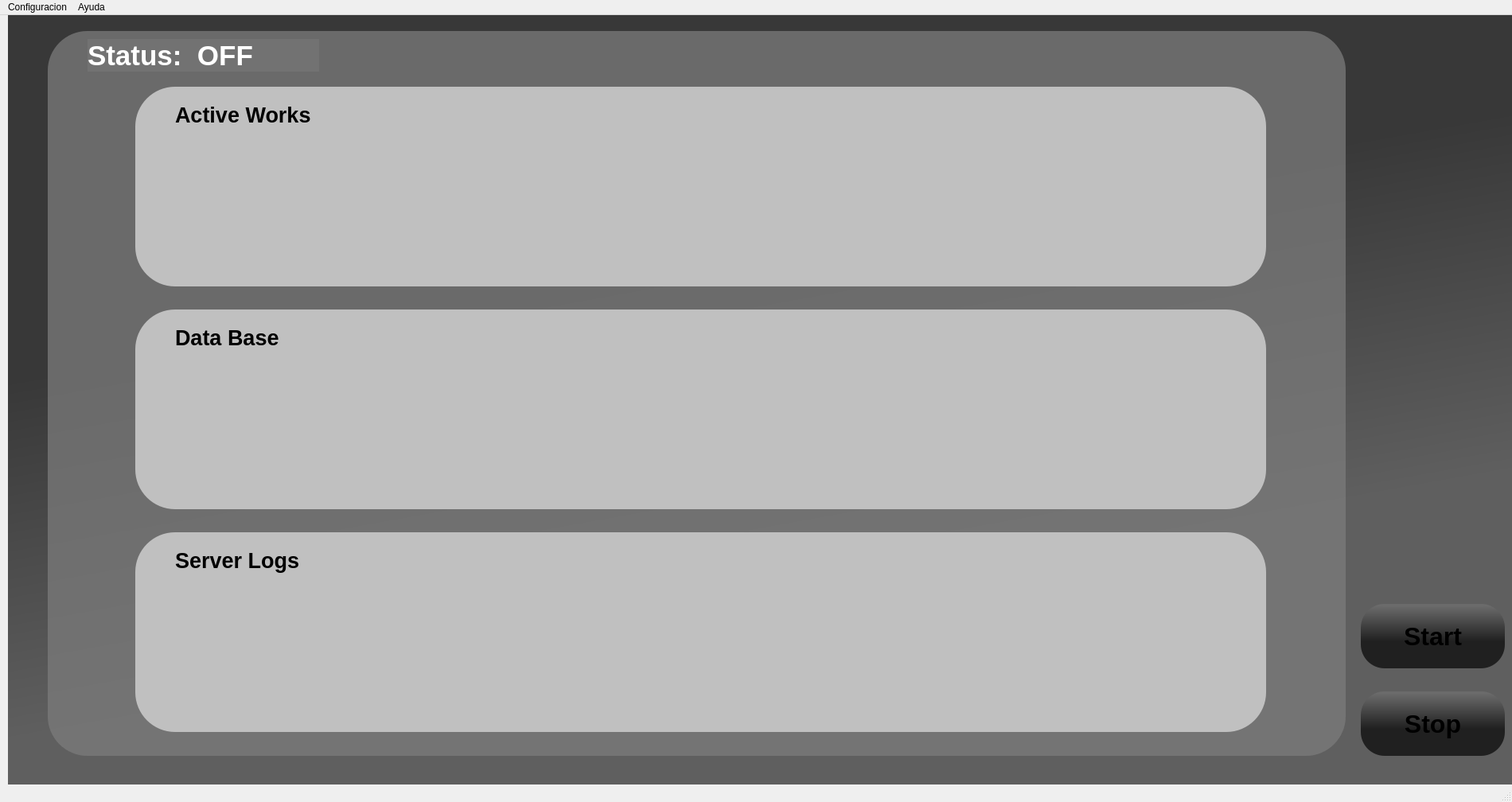
<?xml version="1.0" encoding="UTF-8"?>
<ui version="4.0">
 <class>ServerWindow</class>
 <widget class="QMainWindow" name="ServerWindow">
  <property name="geometry">
   <rect>
    <x>0</x>
    <y>0</y>
    <width>1900</width>
    <height>1008</height>
   </rect>
  </property>
  <property name="windowTitle">
   <string>MainWindow</string>
  </property>
  <widget class="QWidget" name="centralwidget">
   <widget class="QLabel" name="label">
    <property name="geometry">
     <rect>
      <x>10</x>
      <y>0</y>
      <width>1900</width>
      <height>981</height>
     </rect>
    </property>
    <property name="styleSheet">
     <string notr="true">background-color: qlineargradient(spread:pad, x1:0.721889, y1:0.211, x2:0.917, y2:0.772591, stop:0.0111111 rgba(56, 56, 56, 255), stop:0.744444 rgba(95, 95, 95, 255));</string>
    </property>
    <property name="text">
     <string/>
    </property>
   </widget>
   <widget class="QScrollArea" name="scrollArea">
    <property name="geometry">
     <rect>
      <x>60</x>
      <y>20</y>
      <width>1631</width>
      <height>911</height>
     </rect>
    </property>
    <property name="minimumSize">
     <size>
      <width>1515</width>
      <height>800</height>
     </size>
    </property>
    <property name="maximumSize">
     <size>
      <width>16777215</width>
      <height>1000</height>
     </size>
    </property>
    <property name="styleSheet">
     <string notr="true">border-radius: 50px;
background-color: rgba(122, 122, 122, 50%);</string>
    </property>
    <property name="widgetResizable">
     <bool>true</bool>
    </property>
    <widget class="QWidget" name="scrollAreaWidgetContents">
     <property name="geometry">
      <rect>
       <x>0</x>
       <y>0</y>
       <width>1631</width>
       <height>911</height>
      </rect>
     </property>
     <widget class="QFrame" name="found_frame">
      <property name="geometry">
       <rect>
        <x>110</x>
        <y>70</y>
        <width>1421</width>
        <height>251</height>
       </rect>
      </property>
      <property name="minimumSize">
       <size>
        <width>0</width>
        <height>0</height>
       </size>
      </property>
      <property name="maximumSize">
       <size>
        <width>2000</width>
        <height>2000</height>
       </size>
      </property>
      <property name="styleSheet">
       <string notr="true">border-radius: 50px;
background-color: rgb(192, 192, 192);
border-width: 5;
border-color: rgb(0, 0, 0);
</string>
      </property>
      <property name="frameShape">
       <enum>QFrame::Shape::StyledPanel</enum>
      </property>
      <property name="frameShadow">
       <enum>QFrame::Shadow::Raised</enum>
      </property>
      <widget class="QLabel" name="label_3">
       <property name="geometry">
        <rect>
         <x>50</x>
         <y>20</y>
         <width>221</width>
         <height>31</height>
        </rect>
       </property>
       <property name="font">
        <font>
         <family>Arial</family>
         <pointsize>20</pointsize>
         <bold>true</bold>
        </font>
       </property>
       <property name="styleSheet">
        <string notr="true">color: rgb(0, 0, 0);</string>
       </property>
       <property name="text">
        <string>Active Works</string>
       </property>
      </widget>
      <widget class="QTableWidget" name="active_works_tableWidget">
       <property name="geometry">
        <rect>
         <x>55</x>
         <y>60</y>
         <width>1311</width>
         <height>171</height>
        </rect>
       </property>
      </widget>
     </widget>
     <widget class="QFrame" name="need_frame">
      <property name="geometry">
       <rect>
        <x>110</x>
        <y>350</y>
        <width>1421</width>
        <height>251</height>
       </rect>
      </property>
      <property name="minimumSize">
       <size>
        <width>0</width>
        <height>0</height>
       </size>
      </property>
      <property name="maximumSize">
       <size>
        <width>2000</width>
        <height>500</height>
       </size>
      </property>
      <property name="styleSheet">
       <string notr="true">border-radius: 50px;
background-color: rgb(192, 192, 192);
border-width: 5;
border-color: rgb(0, 0, 0);
</string>
      </property>
      <property name="frameShape">
       <enum>QFrame::Shape::StyledPanel</enum>
      </property>
      <property name="frameShadow">
       <enum>QFrame::Shadow::Raised</enum>
      </property>
      <widget class="QLabel" name="label_5">
       <property name="geometry">
        <rect>
         <x>50</x>
         <y>20</y>
         <width>221</width>
         <height>31</height>
        </rect>
       </property>
       <property name="font">
        <font>
         <family>Arial</family>
         <pointsize>20</pointsize>
         <bold>true</bold>
        </font>
       </property>
       <property name="styleSheet">
        <string notr="true">color: rgb(0, 0, 0);</string>
       </property>
       <property name="text">
        <string>Data Base</string>
       </property>
      </widget>
      <widget class="QTableWidget" name="data_base_tableWidget">
       <property name="geometry">
        <rect>
         <x>60</x>
         <y>60</y>
         <width>1311</width>
         <height>171</height>
        </rect>
       </property>
      </widget>
     </widget>
     <widget class="QLabel" name="status_label">
      <property name="geometry">
       <rect>
        <x>50</x>
        <y>10</y>
        <width>291</width>
        <height>41</height>
       </rect>
      </property>
      <property name="font">
       <font>
        <family>Arial</family>
        <pointsize>26</pointsize>
        <bold>true</bold>
       </font>
      </property>
      <property name="styleSheet">
       <string notr="true">color: rgb(255, 255, 255);</string>
      </property>
      <property name="text">
       <string>Status:  OFF</string>
      </property>
     </widget>
     <widget class="QFrame" name="need_frame_2">
      <property name="geometry">
       <rect>
        <x>110</x>
        <y>630</y>
        <width>1421</width>
        <height>251</height>
       </rect>
      </property>
      <property name="minimumSize">
       <size>
        <width>0</width>
        <height>0</height>
       </size>
      </property>
      <property name="maximumSize">
       <size>
        <width>2000</width>
        <height>500</height>
       </size>
      </property>
      <property name="styleSheet">
       <string notr="true">border-radius: 50px;
background-color: rgb(192, 192, 192);
border-width: 5;
border-color: rgb(0, 0, 0);
</string>
      </property>
      <property name="frameShape">
       <enum>QFrame::Shape::StyledPanel</enum>
      </property>
      <property name="frameShadow">
       <enum>QFrame::Shadow::Raised</enum>
      </property>
      <widget class="QLabel" name="label_6">
       <property name="geometry">
        <rect>
         <x>50</x>
         <y>20</y>
         <width>221</width>
         <height>31</height>
        </rect>
       </property>
       <property name="font">
        <font>
         <family>Arial</family>
         <pointsize>20</pointsize>
         <bold>true</bold>
        </font>
       </property>
       <property name="styleSheet">
        <string notr="true">color: rgb(0, 0, 0);</string>
       </property>
       <property name="text">
        <string>Server Logs</string>
       </property>
      </widget>
      <widget class="QTextEdit" name="server_logs_textEdit">
       <property name="geometry">
        <rect>
         <x>60</x>
         <y>60</y>
         <width>1311</width>
         <height>171</height>
        </rect>
       </property>
       <property name="readOnly">
        <bool>true</bool>
       </property>
      </widget>
     </widget>
    </widget>
   </widget>
   <widget class="QPushButton" name="back_pushButton">
    <property name="geometry">
     <rect>
      <x>1710</x>
      <y>850</y>
      <width>181</width>
      <height>81</height>
     </rect>
    </property>
    <property name="font">
     <font>
      <family>Arial</family>
      <pointsize>24</pointsize>
      <bold>true</bold>
     </font>
    </property>
    <property name="cursor">
     <cursorShape>PointingHandCursor</cursorShape>
    </property>
    <property name="styleSheet">
     <string notr="true">background-color: qlineargradient(spread:pad, x1:1, y1:0.028, x2:1, y2:0.579, stop:0 rgba(107, 107, 107, 255), stop:1 rgba(32, 32, 32, 255));
border-radius: 30px;</string>
    </property>
    <property name="text">
     <string notr="true">Stop</string>
    </property>
    <property name="iconSize">
     <size>
      <width>80</width>
      <height>80</height>
     </size>
    </property>
    <property name="autoRepeat">
     <bool>true</bool>
    </property>
   </widget>
   <widget class="QPushButton" name="start_pushButton">
    <property name="geometry">
     <rect>
      <x>1710</x>
      <y>740</y>
      <width>181</width>
      <height>81</height>
     </rect>
    </property>
    <property name="font">
     <font>
      <family>Arial</family>
      <pointsize>24</pointsize>
      <bold>true</bold>
     </font>
    </property>
    <property name="cursor">
     <cursorShape>PointingHandCursor</cursorShape>
    </property>
    <property name="styleSheet">
     <string notr="true">background-color: qlineargradient(spread:pad, x1:1, y1:0.028, x2:1, y2:0.579, stop:0 rgba(107, 107, 107, 255), stop:1 rgba(32, 32, 32, 255));
border-radius: 30px;</string>
    </property>
    <property name="text">
     <string notr="true">Start</string>
    </property>
    <property name="iconSize">
     <size>
      <width>80</width>
      <height>80</height>
     </size>
    </property>
    <property name="autoRepeat">
     <bool>true</bool>
    </property>
   </widget>
  </widget>
  <widget class="QMenuBar" name="menubar">
   <property name="geometry">
    <rect>
     <x>0</x>
     <y>0</y>
     <width>1900</width>
     <height>33</height>
    </rect>
   </property>
   <widget class="QMenu" name="menuConfiguracion">
    <property name="title">
     <string>Configuracion</string>
    </property>
   </widget>
   <widget class="QMenu" name="menuAyuda">
    <property name="title">
     <string>Ayuda</string>
    </property>
   </widget>
   <addaction name="menuConfiguracion"/>
   <addaction name="menuAyuda"/>
  </widget>
  <widget class="QStatusBar" name="statusbar"/>
 </widget>
 <resources/>
 <connections/>
</ui>
